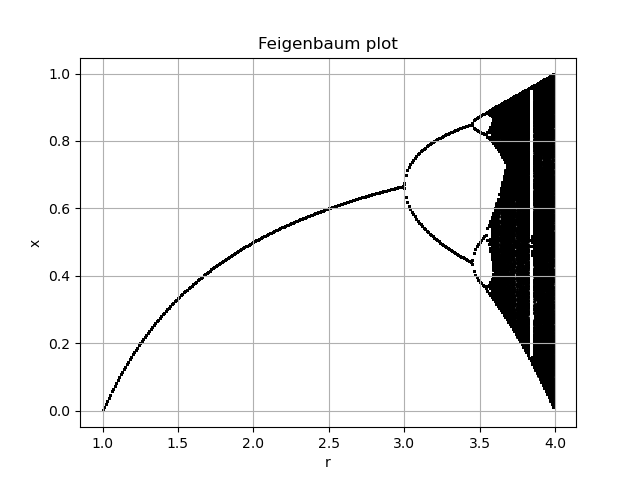

Generate this figure with Python:
"""
Abhinav Sinha
SR. No. - 18750

(a) for 1<r<3 Feigenbaum plot is a fixed point. After 3 it bifurcates and settles into a limit cycle. At around r = 3.4
it further bifurcates (period doubling). The amount of r that is needed for next bifurcation becomes smaller and smaller
and at critical value the system falls into infinite period cycle. This is chaotic behaviour.

(b) Edge of Chaos: r ~= 3.6
"""

import numpy as np
import matplotlib.pyplot as plt

prs = 0.01
r = np.arange(1,4,prs)


def fp(r):
    x = 0.5
    for i in range(1000):
        x = r*x*(1-x)
    out = np.zeros(1000)
    for i in range(1000):
        out[i] = x
        x = r*x*(1-x)
    return out


result = [fp(k) for k in r]
fig, ax = plt.subplots()
for i in range(len(r)):
    ax.scatter([r[i]]*1000, result[i], c='k', s=1)
plt.title('Feigenbaum plot')
plt.xlabel('r')
plt.ylabel('x')
plt.grid()
plt.savefig("HW1_Q16.png")
plt.show()